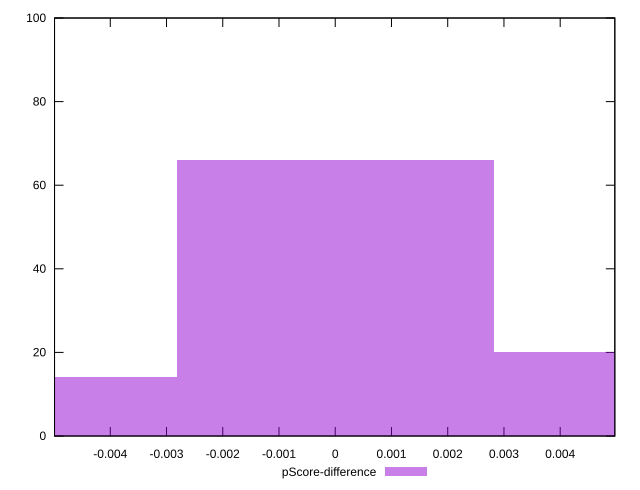

The gnuplot source for this figure:
reset

$pScoreDifference <<EOF
0 66
-0.005641333281258789 14
0.005641333281258789 20
EOF

set key outside below
set boxwidth 0.005641333281258789
set xrange [-0.004991033771102514:0.004971283637653125]
set yrange [0:100]
set trange [0:100]
set style fill transparent solid 0.5 noborder
set terminal svg size 640, 490 enhanced background rgb 'white'
set output "reports/report_00028_2021-02-24T12-49-42.674Z/estimated-input-latency/samples/music/pScore-difference/histogram.svg"

plot $pScoreDifference title "pScore-difference" with boxes

reset
